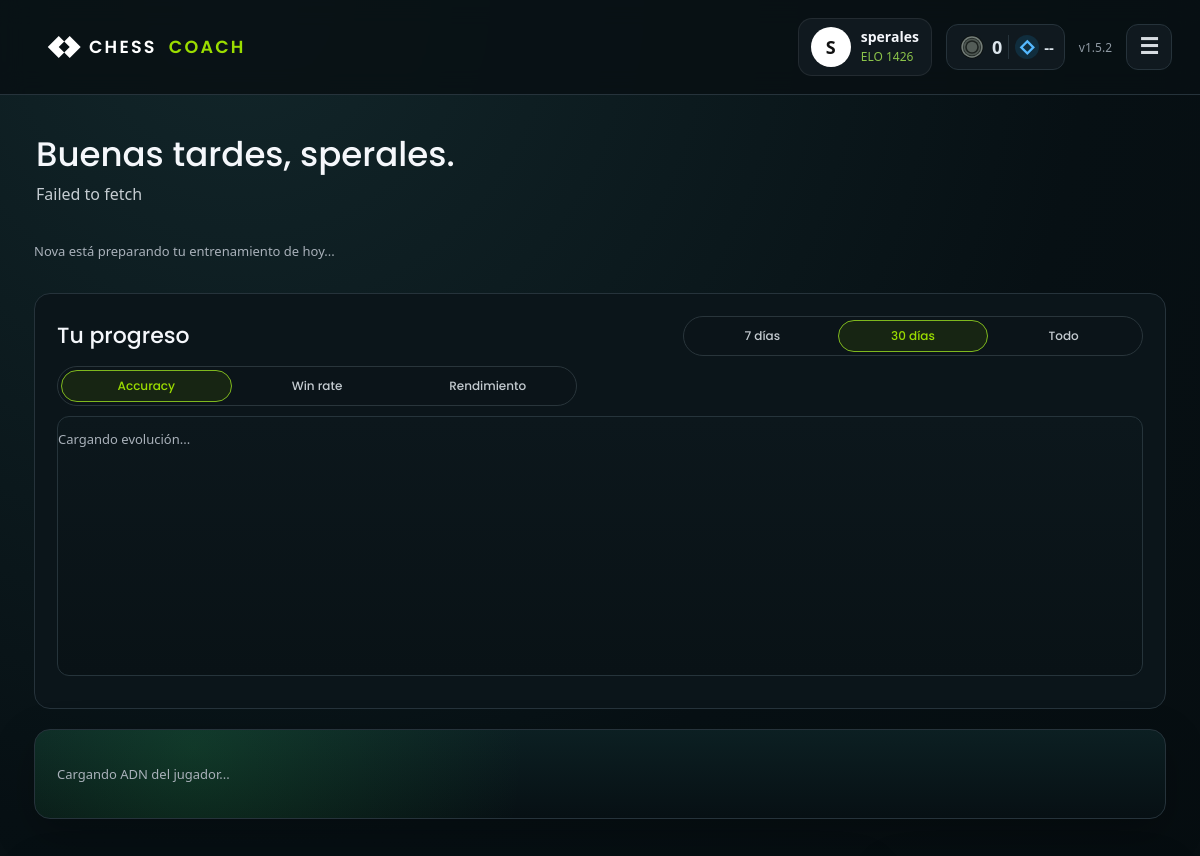
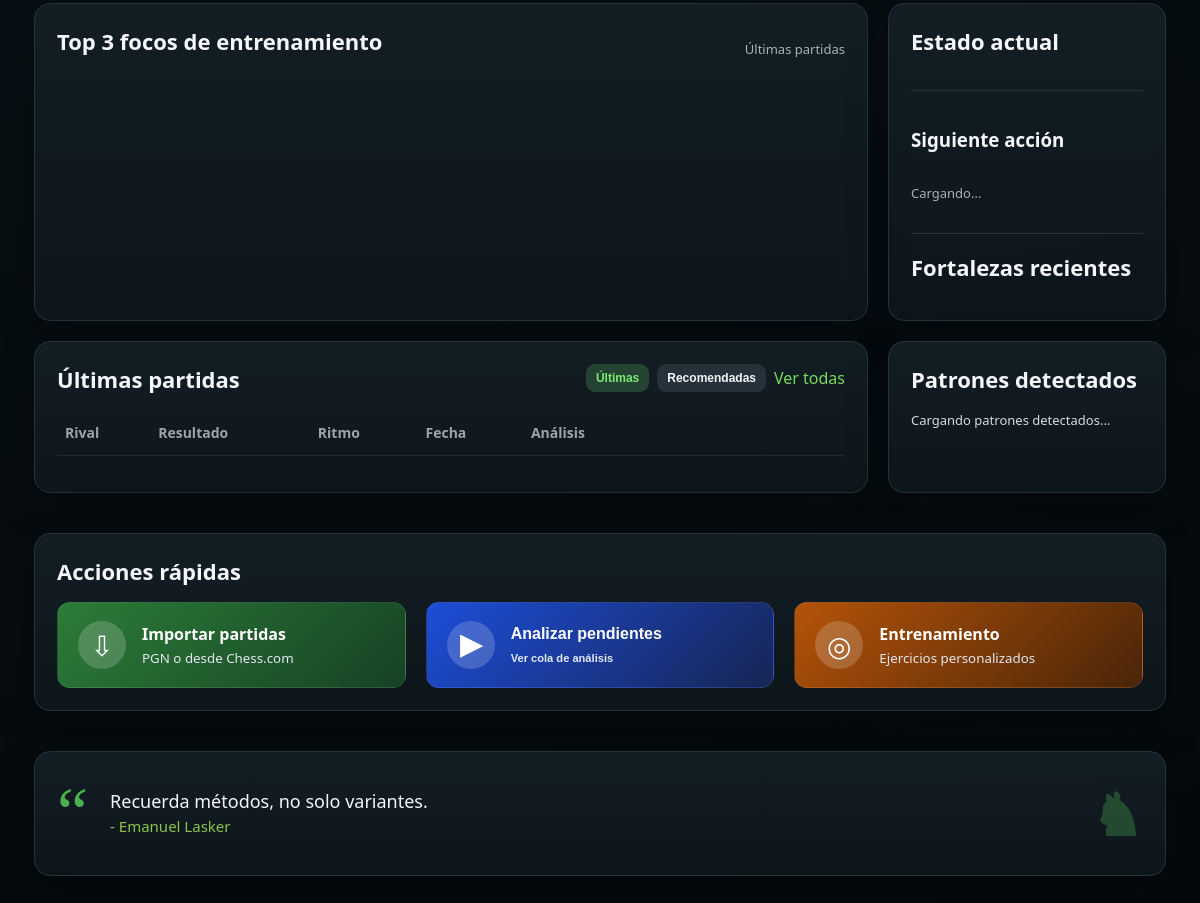
The app's page /app.php (signed in) with its own data (2 pictures, top to bottom).
### tables this page shows
CREATE TABLE IF NOT EXISTS users (
  id INT UNSIGNED NOT NULL AUTO_INCREMENT,
  username VARCHAR(80) NOT NULL,
  password_hash VARCHAR(255) NOT NULL,
  piece_set VARCHAR(80) NOT NULL DEFAULT 'Set 1',
  board_theme VARCHAR(20) NOT NULL DEFAULT 'green',
  created_at TIMESTAMP NOT NULL DEFAULT CURRENT_TIMESTAMP,
  updated_at TIMESTAMP NULL DEFAULT NULL ON UPDATE CURRENT_TIMESTAMP,
  PRIMARY KEY (id),
  UNIQUE KEY uq_users_username (username)
);

CREATE TABLE IF NOT EXISTS motivational_quotes (
  id INT UNSIGNED NOT NULL AUTO_INCREMENT,
  quote_text VARCHAR(255) NOT NULL,
  author VARCHAR(120) NOT NULL,
  source_name VARCHAR(120) DEFAULT NULL,
  source_url VARCHAR(255) DEFAULT NULL,
  is_active TINYINT(1) NOT NULL DEFAULT 1,
  display_order INT UNSIGNED NOT NULL DEFAULT 0,
  created_at TIMESTAMP NOT NULL DEFAULT CURRENT_TIMESTAMP,
  updated_at TIMESTAMP NULL DEFAULT NULL ON UPDATE CURRENT_TIMESTAMP,
  PRIMARY KEY (id),
  UNIQUE KEY uq_motivational_quote_text (quote_text),
  KEY idx_motivational_quotes_active (is_active),
  KEY idx_motivational_quotes_order (display_order)
);

### app.php (the view, shortened to what the rows shown need)
<?php
require_once __DIR__ . '/includes/auth.php';
require_once __DIR__ . '/includes/helpers.php';
require_once __DIR__ . '/includes/motivational_quotes.php';
$u = require_login();
$quote = random_motivational_quote();
$assetVersion = (string)filemtime(__DIR__ . '/assets/css/app.css');
$hour = (int)date('G');
$greeting = $hour < 12 ? 'Buenos días' : ($hour < 21 ? 'Buenas tardes' : 'Buenas noches');
?>
<!doctype html>
<html lang="es">
<head>
  <link rel="stylesheet" href="assets/css/app.css?v=<?=e($assetVersion)?>">
</head>
<body class="dark-shell">
<?php header_bar('Chess Coach'); ?>
<div class="app-area">
<main class="dashboard trainer-dashboard home-mobile-first">
  <section class="home-greeting">
    <div>
      <h1><?=e($greeting)?>, <?=e($u['username'])?>.</h1>
      <p id="trainerHeroText">Preparando tu panel de entrenamiento...</p>
    </div>
  </section>
  <section class="home-progress-panel" id="homeProgress">
    <div class="home-progress-head">
      <h2>Tu progreso</h2>
    </div>
  </section>
  <section class="home-middle-grid">
    <section class="panel trainer-focus-panel">
      <div class="panel-head">
        <h2>Top 3 focos de entrenamiento</h2>
      </div>
    </section>
    <section class="panel trainer-state-panel">
      <h2>Estado actual</h2>
      <h2>Fortalezas recientes</h2>
    </section>
    <section class="panel" id="partidas">
      <div class="panel-head">
        <h2 id="gamesPanelTitle">Últimas partidas</h2>
      </div>
      <table class="games">
        <thead>
          <tr>
            <th>Rival</th>
            <th>Resultado</th>
            <th id="gamesThirdColumnHeader">Ritmo</th>
            <th class="hide-sm">Fecha</th>
            <th>Análisis</th>
            <th class="actions-spacer" aria-label="Acciones"></th>
            <th class="actions-spacer" aria-label="Acciones"></th>
          </tr>
        </thead>
      </table>
    </section>
    <section class="panel insight-card" id="smartTagInsight">
      <h2>Patrones detectados</h2>
    </section>
  </section>
  <section class="quick-panel-wrap">
    <section class="panel quick-panel">
      <h2>Acciones rápidas</h2>
    </section>
  </section>
  <section class="quote-panel panel">
    <span>“</span>
    <p><?=e($quote['quote_text'] ?? '')?><br><small>- <?=e($quote['author'] ?? '')?></small></p>
    <b>♞</b>
  </section>
</main>
</div>
</body>
</html>

### includes/helpers.php (shortened to what the rows shown need)
<?php
require_once __DIR__ . '/config.php';
function e(?string $s): string { return htmlspecialchars($s ?? '', ENT_QUOTES, 'UTF-8'); }
function current_user_elo(): int {
  return (int)(app_config()['default_user_elo'] ?? 1426);
}
function header_bar(string $title='Chess Coach', string $brandHref='app.php'): void {
  $user = current_user();
  $displayName = e($user['username'] ?? 'Usuario');
  $initial = strtoupper(substr($user['username'] ?? 'U', 0, 1));
  $elo = current_user_elo();
  echo '<header class="topbar">';
  echo '<div class="user-pill"><div class="avatar">'.e($initial).'</div><div><strong>'.$displayName.'</strong><small>ELO '.$elo.'</small></div></div>';
  echo '<nav class="menu" id="userMenu">';
  echo '</nav></header>';
}

### records on screen
users: username "S", username "sperales"
motivational_quotes: quote_text "Recuerda métodos, no solo variantes.", author "Emanuel Lasker"

### other values on screen
$elo "1426"
$days "0"
$v "1.5.2"
